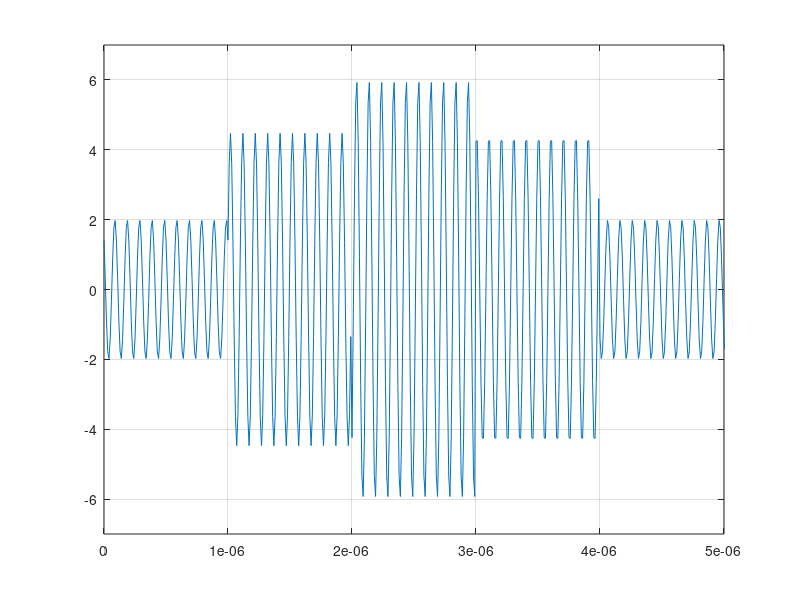
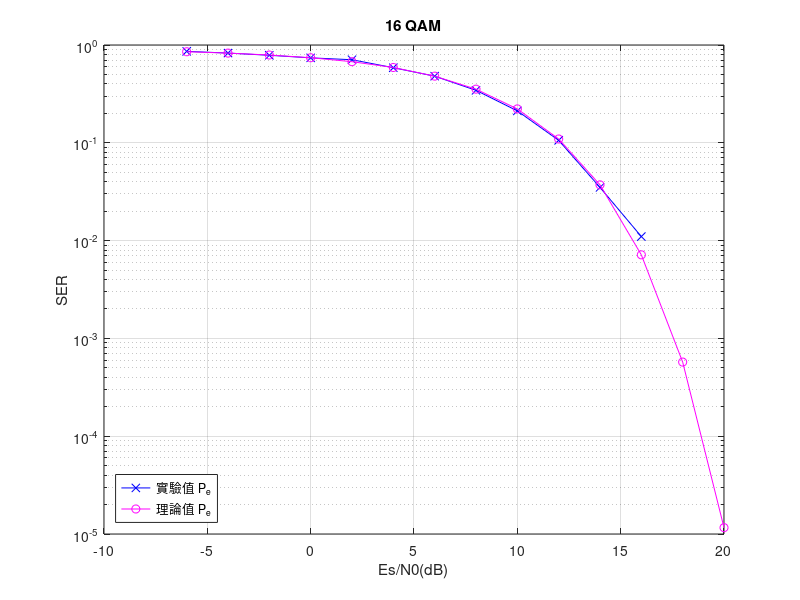
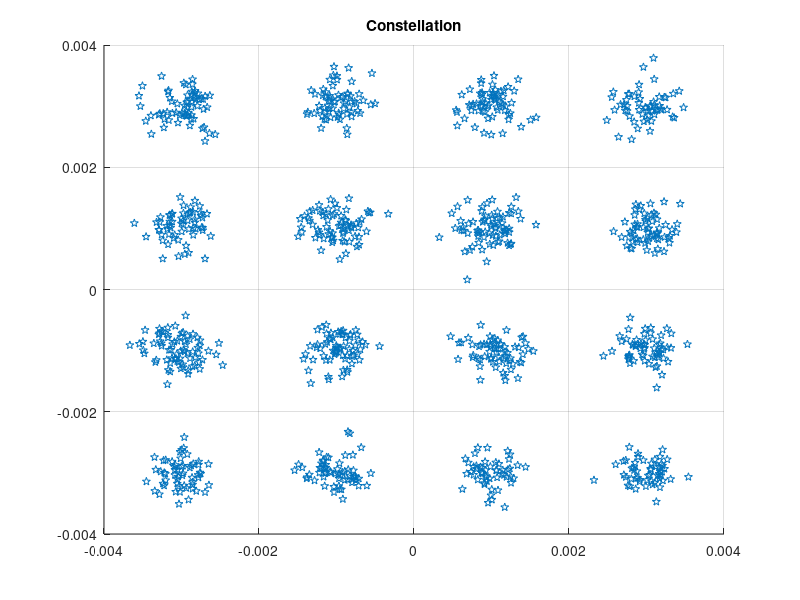

Recreate these plots in MATLAB, in order.
% 16-QAM 符號錯誤率
% passband 波形加 AWGN → correlator 取得 I/Q → 最小距離判決，與理論 3Q - (9/4)Q^2 比較
% 輸出：16-QAM 波形、SER vs. Es/N0、星座圖
clear;
clc;
format long
f = 10e6;
T = 1e-6;
fs = 1e8;
num = 1000;
t = 0 : 1/fs : T-1/fs;
t_total = 0 : 1/fs : (num*T)-1/fs;
a = 1e-3;
EsN0 = -6:2:20;
EsN0w= 10.^(EsN0./10);
Es = 10*a^2;
N0w = Es./EsN0w;

QAMw = zeros(1, length(t_total));
m = (sign(randn(1, num)) + 2*sign(randn(1, num))) + 1i*((sign(randn(1, num)) + 2*sign(randn(1, num))));
for i = 1:num
    QAMw(1,(i-1)*length(t)+1 : i*length(t))...
        = real(m(i)).*a.*sqrt(2/T).*cos(2*pi*f*t)+imag(m(i)).*a.*sqrt(2/T).*sin(2*pi*f*t);
end

E = (QAMw*QAMw')./num;
for k=1:length(EsN0)
    noise_std = sqrt((0.5.*10.^(-EsN0(k) ./ 10))*E);
    n = noise_std .* randn(size(QAMw));
    recieve_QAMw = QAMw + n;

    z(k) = sqrt(2*a^2./N0w(k));
    Qf(k) = 3.*((1/sqrt(2*pi)) * integral(@(x) exp(-x.^2 / 2), z(k), 100)) - (9/4).*((1/sqrt(2*pi)) * integral(@(x) exp(-x.^2 / 2), z(k), 100)).^2;

    I = zeros(num, length(t));
    Q = zeros(num, length(t));
    for i = 1:num
        r = recieve_QAMw(1,(i-1)*length(t)+1 : i*length(t));
        I(i,:) = sum(r .* sqrt(2/T) .* cos(2*pi*f*t)) * (1/fs);
        Q(i,:) = sum(r .* sqrt(2/T) .* sin(2*pi*f*t)) * (1/fs);
    end
    y = I(:,1) + 1i*Q(:,1);
    yx = [I(:,1) Q(:,1)];
    for j = 1:num %M APrule => '等事前機率' => MLrule => 'AWGN' => MDrule 歐幾里得距離
        r1(1,j) = norm(yx(j,:)-1e-3.*[-3 3]);
        r2(1,j) = norm(yx(j,:)-1e-3.*[-1 3]);
        r3(1,j) = norm(yx(j,:)-1e-3.*[1 3]);
        r4(1,j) = norm(yx(j,:)-1e-3.*[3 3]);
        r5(1,j) = norm(yx(j,:)-1e-3.*[-3 1]);
        r6(1,j) = norm(yx(j,:)-1e-3.*[-1 1]);
        r7(1,j) = norm(yx(j,:)-1e-3.*[1 1]);
        r8(1,j) = norm(yx(j,:)-1e-3.*[3 1]);
        r9(1,j) = norm(yx(j,:)-1e-3.*[-3 -1]);
        r10(1,j) = norm(yx(j,:)-1e-3.*[-1 -1]);
        r11(1,j) = norm(yx(j,:)-1e-3.*[1 -1]);
        r12(1,j) = norm(yx(j,:)-1e-3.*[3 -1]);
        r13(1,j) = norm(yx(j,:)-1e-3.*[-3 -3]);
        r14(1,j) = norm(yx(j,:)-1e-3.*[-1 -3]);
        r15(1,j) = norm(yx(j,:)-1e-3.*[1 -3]);
        r16(1,j) = norm(yx(j,:)-1e-3.*[3 -3]);
        [~, minIndex] = min([r1(1,j),r2(1,j),r3(1,j),r4(1,j),r5(1,j),r6(1,j),r7(1,j),r8(1,j),r9(1,j),r10(1,j),r11(1,j),r12(1,j),r13(1,j),r14(1,j),r15(1,j),r16(1,j)]);
        %找到最小的返回到第幾個case
        switch minIndex
            case 1
                rx(1,j) = (-3 + 3i);
            case 2
                rx(1,j) = (-1 + 3i);
            case 3
                rx(1,j) = (1 + 3i);
            case 4
                rx(1,j) = (3 + 3i);
            case 5
                rx(1,j) = (-3 + 1i);
            case 6
                rx(1,j) = (-1 + 1i);
            case 7
                rx(1,j) = (1 + 1i);
            case 8
                rx(1,j) = (3 + 1i);
            case 9
                rx(1,j) = (-3 - 1i);
            case 10
                rx(1,j) = (-1 - 1i);
            case 11
                rx(1,j) = (1 - 1i);
            case 12
                rx(1,j) = (3 - 1i);
            case 13
                rx(1,j) = (-3 - 3i);
            case 14
                rx(1,j) = (-1 - 3i);
            case 15
                rx(1,j) = (1 - 3i);
            case 16
                rx(1,j) = (3 - 3i);
        end
    end
numErrors(k) = sum(m ~= rx);
end
SER = numErrors / num;
figure;
plot(t_total, QAMw);
xlim([0 5*T]);
ylim([-7 7]);
grid on;
figure;
semilogy(EsN0,SER,'b-x',EsN0,Qf,'m-o');
xlabel('Es/N0(dB)');
ylabel('SER');
legend('實驗值 P_e ', '理論值 P_e', 'location', 'southwest')
title('16 QAM')
grid on;
figure;
scatter(real(y), imag(y), 'p');
title('Constellation');
grid on;
